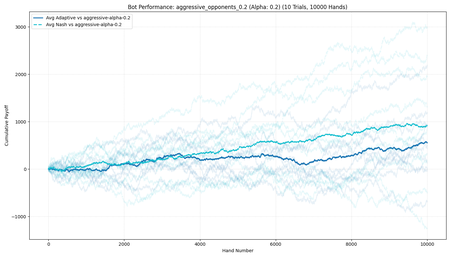
#> input picture results/aggressive_opponents_0.2_bankroll_alpha_0.2.png, 451 x 258 px, shrunk from 1400 x 800 before the run; its folder holds 4 pictures in this run
$ python clean_images.py
#> lines starting #> are read from the running program, lines starting #| are printed output that depends on the picture
import os
import matplotlib.pyplot as plt
from PIL import Image

# Create output directory
output_dir = "cleaned_results"
os.makedirs(output_dir, exist_ok=True)

# Define the alpha values and opponent types
alphas = ["0.2", "0.4", "0.6", "0.8"]
opponent_types = ["aggressive", "loose", "passive", "tight"]

for opponent in opponent_types:
    fig, axs = plt.subplots(2, 4, figsize=(20, 10))
    # fig.suptitle(f'{opponent.capitalize()} Opponents', fontsize=20)

    for i, alpha in enumerate(alphas):
        bankroll_path = f"results/{opponent}_opponents_{alpha}_bankroll_alpha_{alpha}.png"
        kl_div_path = f"results/{opponent}_opponents_{alpha}_kl_div_alpha_{alpha}.png"

        # Load and display bankroll image
        if os.path.exists(bankroll_path):
            bankroll_img = Image.open(bankroll_path)
#> bankroll_img is the input picture: PIL image 451x258 RGBA; mean R, G, B, A 246.1, 249.5, 250.6, 255
            axs[0, i].imshow(bankroll_img)
            axs[0, i].set_title(f'Bankroll (α={alpha})')
        else:
            axs[0, i].text(0.5, 0.5, 'Missing', ha='center', va='center', fontsize=14)

        # Load and display KL divergence image
        if os.path.exists(kl_div_path):
            kl_img = Image.open(kl_div_path)
            axs[1, i].imshow(kl_img)
            axs[1, i].set_title(f'KL Divergence (α={alpha})')
        else:
            axs[1, i].text(0.5, 0.5, 'Missing', ha='center', va='center', fontsize=14)

        axs[0, i].axis('off')
        axs[1, i].axis('off')

    # Save the figure
    output_path = os.path.join(output_dir, f"{opponent}_opponents_combined.png")
    plt.tight_layout(rect=[0, 0.03, 1, 0.95])
    plt.savefig(output_path, dpi=300, bbox_inches='tight')
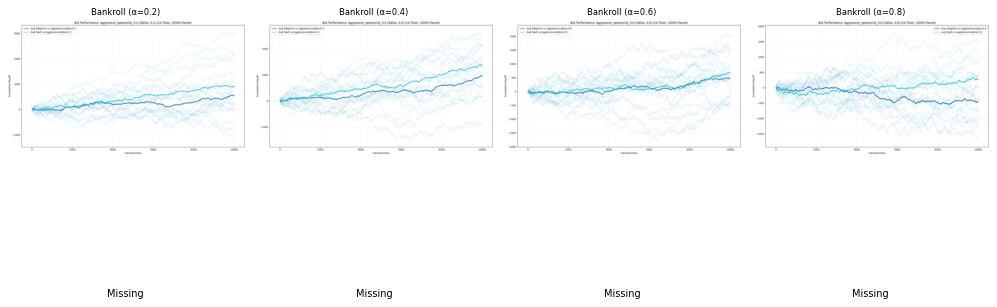
#> figure drawn by matplotlib, 4 panels
    plt.close()

types = [
    ("ultra_aggressive", "Ultra-Aggressive"),
    ("uniform", "Uniform")
]

fig, axs = plt.subplots(2, 2, figsize=(10, 10))

for i, (prefix, label) in enumerate(types):
    bankroll_path = f"results/{prefix}_opponents_bankroll_alpha_NA.png"
    kl_div_path = f"results/{prefix}_opponents_kl_div_alpha_NA.png"

    # Bankroll (top row)
    if os.path.exists(bankroll_path):
        img = Image.open(bankroll_path)
        axs[0, i].imshow(img)
        axs[0, i].set_title(f"{label} Bankroll", fontsize=10)
    else:
        axs[0, i].text(0.5, 0.5, 'Missing', ha='center', va='center', fontsize=12)
    axs[0, i].axis('off')

    # KL Divergence (bottom row)
    if os.path.exists(kl_div_path):
        img = Image.open(kl_div_path)
        axs[1, i].imshow(img)
        axs[1, i].set_title(f"{label} KL Divergence", fontsize=10)
    else:
        axs[1, i].text(0.5, 0.5, 'Missing', ha='center', va='center', fontsize=12)
    axs[1, i].axis('off')

# Save the combined image
output_path = os.path.join(output_dir, "special_opponents_combined.png")
plt.tight_layout(pad=0.5)
plt.savefig(output_path, dpi=300, bbox_inches='tight')
plt.close()
